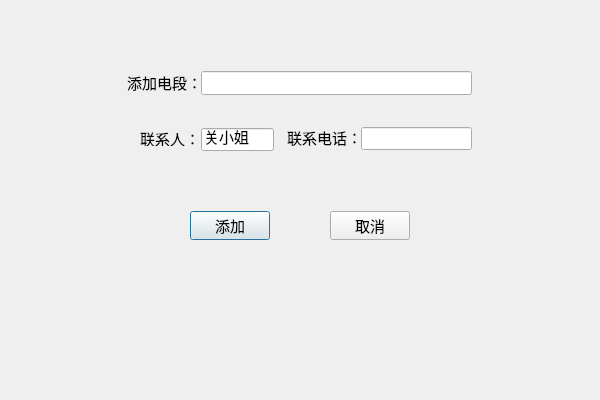
<?xml version="1.0" encoding="UTF-8"?>
<ui version="4.0">
 <class>DuanDialog</class>
 <widget class="QDialog" name="DuanDialog">
  <property name="geometry">
   <rect>
    <x>0</x>
    <y>0</y>
    <width>600</width>
    <height>400</height>
   </rect>
  </property>
  <property name="sizePolicy">
   <sizepolicy hsizetype="Maximum" vsizetype="Maximum">
    <horstretch>0</horstretch>
    <verstretch>0</verstretch>
   </sizepolicy>
  </property>
  <property name="minimumSize">
   <size>
    <width>600</width>
    <height>400</height>
   </size>
  </property>
  <property name="maximumSize">
   <size>
    <width>600</width>
    <height>400</height>
   </size>
  </property>
  <property name="font">
   <font>
    <pointsize>11</pointsize>
   </font>
  </property>
  <property name="windowTitle">
   <string>Dialog</string>
  </property>
  <widget class="QPushButton" name="pushButton">
   <property name="geometry">
    <rect>
     <x>190</x>
     <y>211</y>
     <width>80</width>
     <height>29</height>
    </rect>
   </property>
   <property name="minimumSize">
    <size>
     <width>0</width>
     <height>25</height>
    </size>
   </property>
   <property name="text">
    <string>添加</string>
   </property>
  </widget>
  <widget class="QPushButton" name="pushButton_2">
   <property name="geometry">
    <rect>
     <x>330</x>
     <y>211</y>
     <width>80</width>
     <height>29</height>
    </rect>
   </property>
   <property name="minimumSize">
    <size>
     <width>0</width>
     <height>25</height>
    </size>
   </property>
   <property name="text">
    <string>取消</string>
   </property>
  </widget>
  <widget class="QLineEdit" name="lineEdit_3">
   <property name="geometry">
    <rect>
     <x>361</x>
     <y>127</y>
     <width>111</width>
     <height>23</height>
    </rect>
   </property>
   <property name="text">
    <string/>
   </property>
  </widget>
  <widget class="QLineEdit" name="lineEdit_2">
   <property name="geometry">
    <rect>
     <x>201</x>
     <y>128</y>
     <width>73</width>
     <height>23</height>
    </rect>
   </property>
   <property name="text">
    <string>关小姐</string>
   </property>
  </widget>
  <widget class="QLabel" name="label">
   <property name="geometry">
    <rect>
     <x>127</x>
     <y>73</y>
     <width>69</width>
     <height>18</height>
    </rect>
   </property>
   <property name="font">
    <font>
     <pointsize>11</pointsize>
    </font>
   </property>
   <property name="text">
    <string>添加电段：</string>
   </property>
  </widget>
  <widget class="QLabel" name="label_3">
   <property name="geometry">
    <rect>
     <x>287</x>
     <y>128</y>
     <width>70</width>
     <height>19</height>
    </rect>
   </property>
   <property name="font">
    <font>
     <pointsize>11</pointsize>
    </font>
   </property>
   <property name="text">
    <string>联系电话：</string>
   </property>
  </widget>
  <widget class="QLineEdit" name="lineEdit">
   <property name="geometry">
    <rect>
     <x>201</x>
     <y>71</y>
     <width>271</width>
     <height>24</height>
    </rect>
   </property>
  </widget>
  <widget class="QLabel" name="label_2">
   <property name="geometry">
    <rect>
     <x>140</x>
     <y>130</y>
     <width>55</width>
     <height>16</height>
    </rect>
   </property>
   <property name="font">
    <font>
     <pointsize>11</pointsize>
    </font>
   </property>
   <property name="text">
    <string>联系人：</string>
   </property>
  </widget>
 </widget>
 <resources/>
 <connections/>
</ui>
